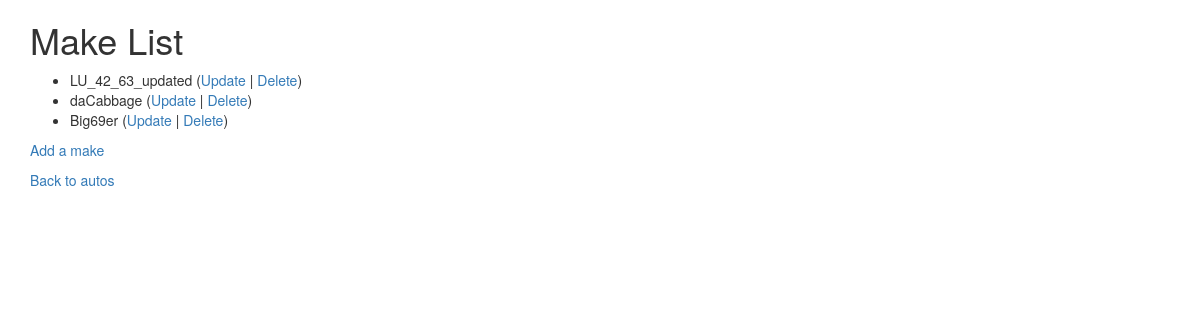
Page /autos/lookup/ (signed in) on the committed database.
### autos/models.py (models this page shows, shortened)
class Make(models.Model):
    name = models.CharField(
            max_length=200,
            help_text='Enter a make (e.g. Dodge)',
            validators=[MinLengthValidator(2, "Make must be greater than 1 character")]
    )

### autos/views.py (the view)
# urls.py: path('lookup/', views.MakeView.as_view(), name='make_list'),
class MakeView(LoginRequiredMixin, View):
    def get(self, request):
        ml = Make.objects.all()
        ctx = {'make_list': ml}
        return render(request, 'autos/make_list.html', ctx)

### autos/templates/autos/make_list.html
{% extends "base_bootstrap.html" %}
{% block content %}
  <h1>Make List</h1>
  {% if make_list %}
  <ul>
    {% for make in make_list %}
      <li>
          {{ make.name }}
         (<a href="{% url 'autos:make_update' make.id %}">Update</a> |
          <a href="{% url 'autos:make_delete' make.id %}">Delete</a>)
      </li>
    {% endfor %}
  </ul>
  {% else %}
    <p>There are no makes in the library.</p>
  {% endif %}
  <p><a href="{% url 'autos:make_create' %}">Add a make</a></p>
  <p>
    <a href="{% url 'autos:all' %}">Back to autos</a>
  </p>
{% endblock %}

### rows in the picture
Make: name "LU_42_63_updated"
Make: name "daCabbage"
Make: name "Big69er"
